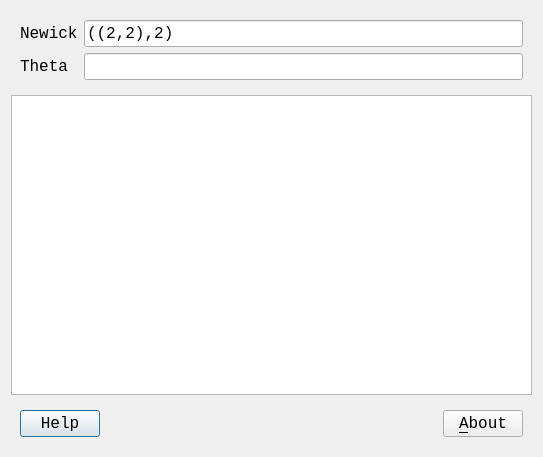
<?xml version="1.0" encoding="UTF-8"?>
<ui version="4.0">
 <class>QtTestTwoDigitNewickDialog</class>
 <widget class="QDialog" name="QtTestTwoDigitNewickDialog">
  <property name="geometry">
   <rect>
    <x>0</x>
    <y>0</y>
    <width>543</width>
    <height>457</height>
   </rect>
  </property>
  <property name="font">
   <font>
    <family>Courier New</family>
    <pointsize>12</pointsize>
   </font>
  </property>
  <property name="windowTitle">
   <string>TestTwoDigitNewick</string>
  </property>
  <property name="windowIcon">
   <iconset resource="resources.qrc">
    <normaloff>:/images/R.png</normaloff>:/images/R.png</iconset>
  </property>
  <layout class="QVBoxLayout" name="verticalLayout">
   <item>
    <widget class="QWidget" name="widget_top" native="true">
     <layout class="QGridLayout" name="gridLayout">
      <item row="0" column="0">
       <widget class="QLabel" name="label_newick">
        <property name="text">
         <string>Newick</string>
        </property>
       </widget>
      </item>
      <item row="1" column="0">
       <widget class="QLabel" name="label_theta">
        <property name="text">
         <string>Theta</string>
        </property>
       </widget>
      </item>
      <item row="0" column="1">
       <widget class="QLineEdit" name="edit_newick">
        <property name="text">
         <string>((2,2),2)</string>
        </property>
       </widget>
      </item>
      <item row="1" column="1">
       <widget class="QLineEdit" name="edit_theta">
        <property name="text">
         <string/>
        </property>
       </widget>
      </item>
     </layout>
    </widget>
   </item>
   <item>
    <widget class="QPlainTextEdit" name="edit_text">
     <property name="readOnly">
      <bool>true</bool>
     </property>
    </widget>
   </item>
   <item>
    <widget class="QWidget" name="widget_bottom" native="true">
     <layout class="QHBoxLayout" name="horizontalLayout_2">
      <item>
       <widget class="QPushButton" name="button_help">
        <property name="text">
         <string>Help</string>
        </property>
       </widget>
      </item>
      <item>
       <spacer name="horizontalSpacer">
        <property name="orientation">
         <enum>Qt::Horizontal</enum>
        </property>
        <property name="sizeHint" stdset="0">
         <size>
          <width>413</width>
          <height>20</height>
         </size>
        </property>
       </spacer>
      </item>
      <item>
       <widget class="QPushButton" name="button_about">
        <property name="text">
         <string>&amp;About</string>
        </property>
       </widget>
      </item>
     </layout>
    </widget>
   </item>
  </layout>
 </widget>
 <resources>
  <include location="resources.qrc"/>
 </resources>
 <connections/>
</ui>
